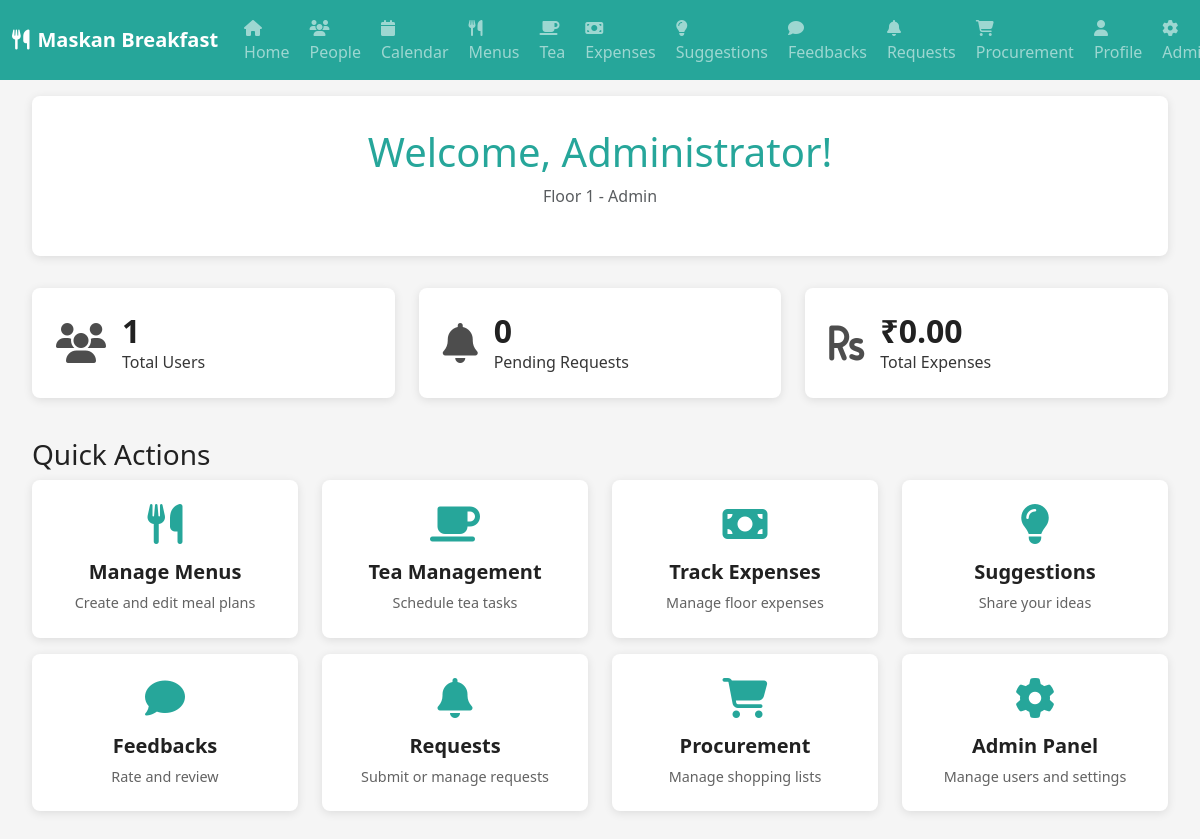
The page /dashboard (signed in) on the database its author committed.
### models.py (models this page shows)
class User(db.Model):
    id = db.Column(db.Integer, primary_key=True)
    username = db.Column(db.String(64), unique=True, nullable=True)
    email = db.Column(db.String(120), unique=True, nullable=False)
    password_hash = db.Column(db.String(256))
    role = db.Column(db.String(20), nullable=False)
    floor = db.Column(db.Integer, nullable=True)
    is_verified = db.Column(db.Boolean, default=False)
    profile_pic = db.Column(db.String(200), nullable=True)
    created_at = db.Column(db.DateTime, default=datetime.utcnow)
    updated_at = db.Column(db.DateTime, default=datetime.utcnow, onupdate=datetime.utcnow)

### routes.py (the view)
@app.route('/dashboard')
def dashboard():
    if 'user_id' not in session:
        return redirect(url_for('login'))
    user = User.query.get(session['user_id'])
    if not user:
        session.clear()
        return redirect(url_for('login'))
    stats = {
        'user_count': User.query.filter_by(floor=user.floor).count(),
        'pending_requests': Request.query.filter_by(floor=user.floor, status='pending').count(),
        'weekly_expenses': sum([e.amount for e in Expense.query.filter_by(floor=user.floor).all()])
    }
    return render_template('dashboard.html', user=user, stats=stats)

### routes.py (called while the page is built)
@app.context_processor
def inject_user():
    if 'user_id' in session:
        user = User.query.get(session['user_id'])
        return dict(current_user=user)
    return dict(current_user=None)

### templates/dashboard.html (shortened to what this page needs)
{% extends "base.html" %}
{% block content %}
<div class="container-fluid">
    <div class="row">
        <div class="col-12">
            <div class="welcome-header">
                <h1>Welcome, {{ user.username or user.email }}!</h1>
                <p class="text-muted">Floor {{ user.floor }} - {{ user.role.title() }}</p>
            </div>
        </div>
    </div>
    <div class="row mb-4">
        <div class="col-md-4">
            <div class="stat-card">
                <div class="stat-icon">
                    <i class="fas fa-users"></i>
                </div>
                <div class="stat-content">
                    <h3>{{ stats.user_count }}</h3>
                    <p>Total Users</p>
                </div>
            </div>
        </div>
        <div class="col-md-4">
            <div class="stat-card">
                <div class="stat-icon">
                    <i class="fas fa-bell"></i>
                </div>
                <div class="stat-content">
                    <h3>{{ stats.pending_requests }}</h3>
                    <p>Pending Requests</p>
                </div>
            </div>
        </div>
        <div class="col-md-4">
            <div class="stat-card">
                <div class="stat-icon">
                    <i class="fas fa-rupee-sign"></i>
                </div>
                <div class="stat-content">
                    <h3>₹{{ "%.2f"|format(stats.weekly_expenses) }}</h3>
                    <p>Total Expenses</p>
                </div>
            </div>
        </div>
    </div>
    <div class="row">
        <div class="col-12">
            <h3>Quick Actions</h3>
        </div>
    </div>
    <div class="row">
        {% if user.role in ['admin', 'pantryHead'] %}
        <div class="col-md-3 mb-3">
            <a href="{{ url_for('menus') }}" class="action-card">
                <i class="fas fa-utensils"></i>
                <h5>Manage Menus</h5>
                <p>Create and edit meal plans</p>
            </a>
        </div>
        {% endif %}
        {% if user.role in ['admin', 'teaManager'] %}
        <div class="col-md-3 mb-3">
            <a href="{{ url_for('tea') }}" class="action-card">
                <i class="fas fa-coffee"></i>
                <h5>Tea Management</h5>
                <p>Schedule tea tasks</p>
            </a>
        </div>
        {% endif %}
        {% if user.role in ['admin', 'pantryHead'] %}
        <div class="col-md-3 mb-3">
            <a href="{{ url_for('expenses') }}" class="action-card">
                <i class="fas fa-money-bill"></i>
                <h5>Track Expenses</h5>
                <p>Manage floor expenses</p>
            </a>
        </div>
        {% endif %}
        <div class="col-md-3 mb-3">
            <a href="{{ url_for('suggestions') }}" class="action-card">
                <i class="fas fa-lightbulb"></i>
                <h5>Suggestions</h5>
                <p>Share your ideas</p>
            </a>
        </div>
        <div class="col-md-3 mb-3">
            <a href="{{ url_for('feedbacks') }}" class="action-card">
                <i class="fas fa-comment"></i>
                <h5>Feedbacks</h5>
                <p>Rate and review</p>
            </a>
        </div>
        <div class="col-md-3 mb-3">
            <a href="{{ url_for('requests') }}" class="action-card">
                <i class="fas fa-bell"></i>
                <h5>Requests</h5>
                <p>Submit or manage requests</p>
            </a>
        </div>
        {% if user.role in ['admin', 'pantryHead'] %}
        <div class="col-md-3 mb-3">
            <a href="{{ url_for('procurement') }}" class="action-card">
                <i class="fas fa-shopping-cart"></i>
                <h5>Procurement</h5>
                <p>Manage shopping lists</p>
            </a>
        </div>
        {% endif %}
        {% if user.role == 'admin' %}
        <div class="col-md-3 mb-3">
            <a href="{{ url_for('admin') }}" class="action-card">
                <i class="fas fa-cog"></i>
                <h5>Admin Panel</h5>
                <p>Manage users and settings</p>
            </a>
        </div>
        {% endif %}
    </div>
</div>
{% endblock %}

### static/style.css (style rules this page uses)
:root { --teal-primary: #26A69A; --teal-dark: #00695C; --teal-light: #4DB6AC; --teal-lighter: #B2DFDB; --white: #FFFFFF; --light-gray: #F5F5F5; --gray: #9E9E9E; --dark-gray: #424242; --black: #212121; --success: #4CAF50; --warning: #FF9800; --danger: #F44336; --info: #2196F3; --shadow: 0 2px 10px rgba(0,0,0,0.1); --shadow-hover: 0 4px 20px rgba(0,0,0,0.15); --border-radius: 8px; --transition: all 0.3s ease; }
* { box-sizing: border-box; }
body { font-family: 'Segoe UI', Tahoma, Geneva, Verdana, sans-serif; background-color: var(--light-gray); color: var(--black); transition: var(--transition); }
.welcome-header { text-align: center; margin-bottom: 2rem; padding: 2rem; background: var(--white); border-radius: var(--border-radius); box-shadow: var(--shadow); }
.welcome-header h1 { color: var(--teal-primary); margin-bottom: 0.5rem; }
.stat-card { background: var(--white); border-radius: var(--border-radius); padding: 1.5rem; box-shadow: var(--shadow); transition: var(--transition); display: flex; align-items: center; margin-bottom: 1rem; }
.stat-icon { font-size: 2.5rem; margin-right: 1rem; opacity: 0.8; }
.stat-content h3 { margin: 0; font-size: 2rem; font-weight: bold; }
.stat-content p { margin: 0; opacity: 0.9; }
.action-card { display: block; background: var(--white); border-radius: var(--border-radius); padding: 1.5rem; text-decoration: none; color: var(--black); box-shadow: var(--shadow); transition: var(--transition); text-align: center; height: 100%; }
.action-card i { font-size: 2.5rem; color: var(--teal-primary); margin-bottom: 1rem; }
.action-card h5 { margin-bottom: 0.5rem; font-weight: bold; }
.action-card p { margin: 0; opacity: 0.7; font-size: 0.9rem; }
.card, .stat-card, .action-card { animation: fadeIn 0.5s ease-out; }

### rows shown on the page
User: username "Administrator", floor "1", role "Admin"

### other values the page prints
{{ stats.user_count }} "1"
{{ stats.pending_requests }} "0"
{{ "%.2f"|format(stats.weekly_expenses) }} "0.00"
